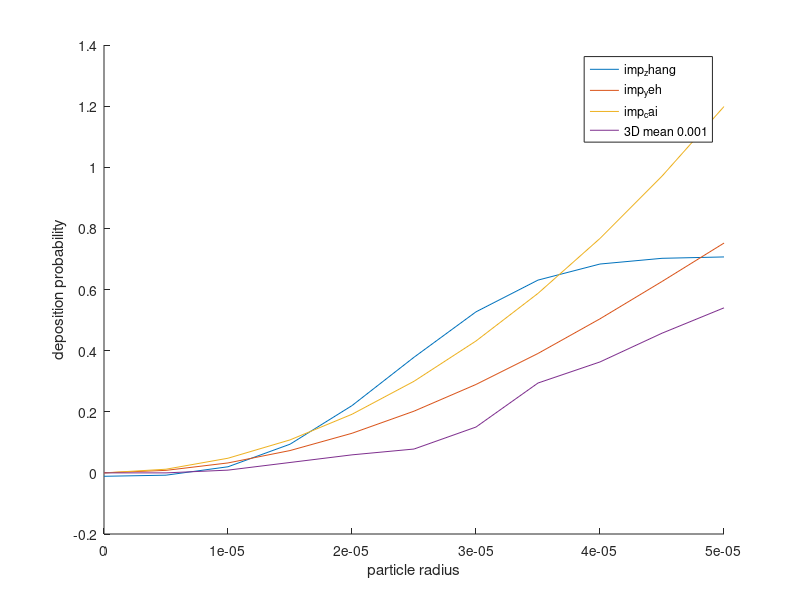

This figure's MATLAB source: (Note: this script raises an error after producing the figure.)
% most taken from lambert

pi = 3.142

g = 9.81;   %m/s^2
C = 1.0;
rho = 1.2;
rho_p = 1200;
r_p = 30.e-6; %2.5,10,30 um
L = 5.3e-2; %1cm
phi = 0.;
mu = 1.2*1.7e-5;    %m^2/s
R = 0.5e-2; % 0.5cm
R_d = 0.5e-2;
v = 24.80e-2;   %cm/s
pi = 3.142;
theta = pi/4;

%r_p = linspace(0e-6,20e-6,11)
r_p = linspace(0e-6,50e-6,11)

St = C*rho_p.*r_p.*r_p*v/(9*mu*R)
Re = rho*v*2*R/mu


%yeh impaction
prob_imp_yeh = 0;
if theta*St < 1
    prob_imp_yeh = 1 - 2/pi.*acos(theta*St) + 1./pi*sin(2.*acos(theta*St))
else
    prob_imp_yeh = 1
end

%zhang impaction - parabolic
prob_imp_zhang = 0;
if(St < 0.04)
    prob_imp_zhang = 0.000654*exp(55.7*St.^0.954)*Re^(1/3)*sin(theta)
else
    prob_imp_zhang = (0.19 - 0.193*exp(-9.5*St.^1.565))*Re^(1/3)*sin(theta)
end

%cai impaction
prob_imp_cai = 0;
f_0 = pi*(1-1/4*(R_d/R)^2)-(4/3*(15/16*pi - 2)*(R_d/R)^2)*(cos(theta))^2;
f_1 = 1 - 1/3*(R_d/R)^2 + (pi - 11/3)*(R_d/R)^2*(cos(theta))^2 ...
    -1/3*(R_d/R)^2*sin(theta) + (2/3 - pi/8)*(R_d/R)^4*(cos(theta))^2 ...
    +1/5*(R_d/R)^4*sin(theta)^2 + (6 - 15/8*pi)*(R_d/R)^4*(cos(theta))^4 ...
    +(7/15 - pi/8)*(R_d/R)^4*(sin(theta))^2*(cos(theta))^2;
G = 8*sin(theta)*f_1/((R_d/R)*f_0);
prob_imp_cai = G*St


%experimental kim
St_kim = [0.05 0.14 0.27];
prob_imp_kim = [0.063 0.375 0.684]

%computational robinson 1,2
prob_imp_rob_1 = [0.11 0.30 0.54]
prob_imp_rob_2 = [0.04 0.21 0.49]

%dt 0.001
prob_exp_1 = r_p*0;
prob_exp_1(1:11) = [0 0.0 0.009 0.034 0.059 0.078 0.150 0.294 0.363 0.457  0.540]




%close all
figure
hold on
plot(r_p,prob_imp_zhang)
plot(r_p,prob_imp_yeh)
plot(r_p,prob_imp_cai)
plot(r_p,prob_exp_1)
%plot(r_p,prob_exp_1)
%plot(r_p,prob_exp_2)
%plot(r_p,prob_exp_3)
%plot(r_p,prob_exp_4)
xlabel('particle radius');
ylabel('deposition probability');
legend('imp_zhang','imp_yeh','imp_cai','3D mean 0.001')
ax = gca;
ax.XAxis.Exponent = -6;
ylim([0 1.0])


%impaction
figure
plot(St,prob_imp_zhang)
hold on
plot(St,prob_imp_yeh)
plot(St,prob_imp_cai)
plot(St_kim,prob_imp_kim,'*')
plot(St_kim,prob_imp_rob_1,'+')
plot(St_kim,prob_imp_rob_2,'o')
plot(St,prob_exp_1)
xlabel('Stk');
ylabel('deposition probability');
legend('imp zhang','imp yeh','imp cai','imp kim','imp rob 1','imp rob 2','3D mean 0.001')
title('impaction models')
ylim([0 1.0])

%impaction
figure
plot(St,prob_imp_zhang)
hold on
plot(St,prob_imp_yeh)
plot(St,prob_imp_cai)
plot(St_kim,prob_imp_kim,'*')
plot(St_kim,prob_imp_rob_1,'+')
plot(St_kim,prob_imp_rob_2,'o')
plot(St,prob_exp_1)
xlabel('Stk');
ylabel('deposition probability');
legend('imp zhang','imp yeh','imp cai','imp kim','imp rob 1','imp rob 2','3D mean 0.001')
title('impaction models')
xlim([0 0.3])
ylim([0 1.0])